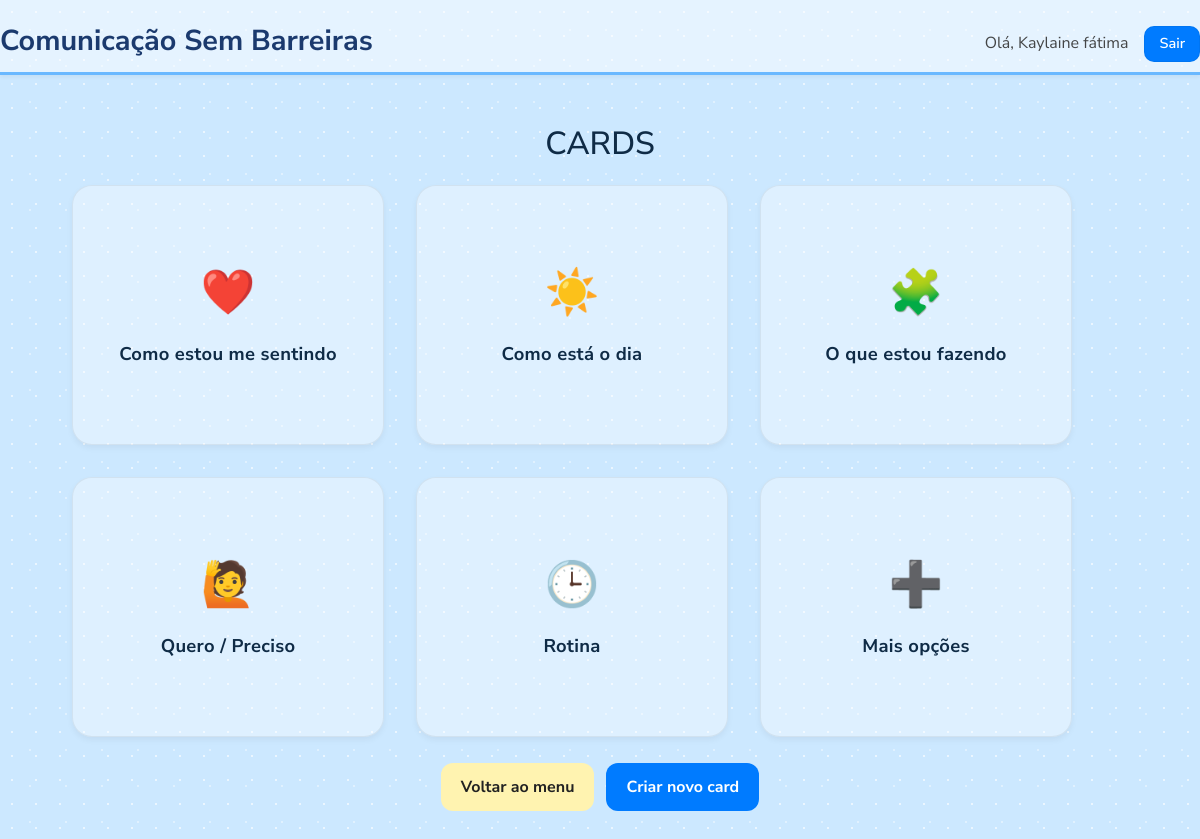
/cards (signed in), run on the app's committed database.
### comunicacao-sem-barreiras/models.py (models this page shows, shortened)
class Categoria(db.Model):
    __tablename__ = "categorias"
    id = db.Column(db.Integer, primary_key=True)
    usuario_id = db.Column(db.Integer, db.ForeignKey("usuarios.id"), nullable=False)
    nome = db.Column(db.String(120), nullable=False)
    cor = db.Column(db.String(16), default="#7c3aed")
    ordem = db.Column(db.Integer, default=0)
    cards = db.relationship("Card", backref="categoria", lazy=True, cascade="all, delete-orphan")

### comunicacao-sem-barreiras/app.py (the view)
@app.route("/cards")
@login_required
def cards_home():
    uid = session["usuario_id"]
    existentes = {c.nome for c in Categoria.query.filter_by(usuario_id=uid).all()}
    novos = [
        Categoria(usuario_id=uid, nome=item["nome"], cor=item["cor"])
        for item in DEFAULT_CATEGORIAS
        if item["nome"] not in existentes
    ]
    if novos:
        db.session.add_all(novos)
        db.session.commit()
    cats = (
        Categoria.query.filter_by(usuario_id=uid)
        .order_by(Categoria.ordem, Categoria.nome)
        .all()
    )
    return render_template("cards.html", categorias=cats, emoji_by_nome=EMOJI_BY_NOME)

### comunicacao-sem-barreiras/app.py (called while the page is built)
def login_required(view_func):
    @wraps(view_func)
    def wrapper(*args, **kwargs):
        if "usuario_id" not in session:
            return redirect(url_for("login"))
        return view_func(*args, **kwargs)
    return wrapper

### comunicacao-sem-barreiras/templates/cards.html
{% extends "base.html" %}
{% block content %}
<h2 style="text-align:center; margin: 10px 0 22px;">CARDS</h2>
<div class="grid">
  {% for cat in categorias %}
    <a href="{{ url_for('cards_categoria', cat_id=cat.id) }}" class="tile mint" style="text-decoration:none; color:inherit; background: rgba(255,255,255,.35); border: 1px solid rgba(0,0,0,.06);">
      <div class="emoji">{{ emoji_by_nome.get(cat.nome, "🧩") }}</div>
      <div class="title">{{ cat.nome }}</div>
    </a>
  {% endfor %}
  <a href="{{ url_for('categorias') }}" class="tile mint" style="text-decoration:none; color:inherit; background: rgba(255,255,255,.35); border: 1px solid rgba(0,0,0,.06);">
    <div class="emoji">➕</div>
    <div class="title">Mais opções</div>
  </a>
</div>
<div style="display:flex; gap:12px; justify-content:center; margin-top:26px;">
  <a class="btn btn-ghost" href="{{ url_for('dashboard') }}">Voltar ao menu</a>
  <a class="btn btn-primary" href="{{ url_for('categorias') }}">Criar novo card</a>
</div>
{% endblock %}

### comunicacao-sem-barreiras/templates/base.html (shortened to what this page needs)
<!doctype html>
<html lang="pt-br">
<head>
  <link href="https://cdn.jsdelivr.net/npm/bootstrap@5.3.0/dist/css/bootstrap.min.css" rel="stylesheet">
  <link rel="stylesheet" href="{{ url_for('static', filename='css/style.css') }}">
</head>
<body>
  <header>
    <h1>Comunicação Sem Barreiras</h1>
    {% if session.get('usuario_nome') %}
      <div class="usuario">Olá, {{ session['usuario_nome'] }}</div>
      <a class="logout" href="{{ url_for('logout') }}">Sair</a>
    {% endif %}
  </header>
  <main>
    <div class="container">
      {% block content %}{% endblock %}
    </div>
  </main>
</body>
</html>

### comunicacao-sem-barreiras/static/css/style.css (style rules this page uses)
:root { --bg:#cfeeff; --bg-header:#a6d8ff; --ink:#0f2b46; --muted:#547a9a; --card:#ffffff; --btn:#6ab8ff; --btn-hover:#4fa9ff; --btn-yellow:#ffe08a; --btn-pink:#ffb3c7; --radius:18px; --shadow:0 6px 20px rgba(15,43,70,.12); }
* { box-sizing:border-box }
html,body { height:100% }
body { margin:0; padding:0; font-family: "Poppins", system-ui, -apple-system, Segoe UI, Roboto, Arial, sans-serif; color:var(--ink); background: var(--bg); background-image: radial-gradient(rgba(255,255,255,.6) 1px, transparent 1px), radial-gradient(rgba(255,255,255,.4) 1px, transparent 1px); background-size: 24px 24px, 36px 36px; background-position: 0 0, 12px 12px; }
header { background:var(--bg-header); border-bottom:3px solid #6ab8ff; padding:14px 20px; display:flex; align-items:center; gap:16px; }
header h1 { font-size:1.1rem; margin:0; font-weight:600 }
header .usuario { margin-left:auto; color:var(--ink); opacity:.9 }
header .logout { text-decoration:none; color:var(--ink); background:#fff; padding:6px 10px; border-radius:10px; font-weight:500; border:1px solid rgba(0,0,0,.05); }
main { display:flex; justify-content:center; padding:28px }
.btn { border:0; border-radius:12px; padding:12px 14px; cursor:pointer; font-weight:600; }
.btn-primary { background:var(--btn); color:#fff }
.btn-ghost { background:#fff; color:var(--ink); border:1px solid #d7ebff }
.grid { width:min(1000px, 96vw); display:grid; grid-template-columns: repeat(auto-fit, minmax(210px, 1fr)); gap:16px; }
.tile { background:var(--card); border-radius:22px; box-shadow:var(--shadow); padding:18px; text-align:center; transition:transform .12s ease; }
.tile .emoji { font-size:40px; display:block; margin-bottom:8px }
.tile .title { font-weight:600; margin-bottom:3px }
.tile.mint { background:#e7fff1 }
.btn-ghost { background:#eef7ff; border:1px solid #d3eaff }

### comunicacao-sem-barreiras/templates/base.html (style rules this page uses)
body { background-color: #cce8ff; font-family: 'Nunito Sans', sans-serif; min-height: 100vh; margin: 0; padding: 0; display: flex; flex-direction: column; align-items: center; }
header { width: 100%; text-align: center; background: rgba(255, 255, 255, 0.5); padding: 20px 0 10px; box-shadow: 0 2px 4px rgba(0,0,0,0.05); position: sticky; top: 0; z-index: 10; }
header h1 { font-weight: 700; color: #1b3a6e; font-size: 1.8rem; margin: 0; }
header .usuario { margin-top: 5px; font-size: 1rem; color: #333; }
header .logout { display: inline-block; margin-top: 6px; color: #fff; background-color: #007bff; padding: 6px 14px; border-radius: 10px; text-decoration: none; font-size: 0.9rem; font-weight: 600; }
main { flex: 1; width: 100%; display: flex; justify-content: center; align-items: flex-start; padding: 40px 0; }
.container { width: 90%; max-width: 1200px; }
.grid { display: grid; grid-template-columns: repeat(auto-fit, minmax(280px, 1fr)); gap: 32px; justify-items: center; }
.tile { background: rgba(255, 255, 255, 0.5); border-radius: 20px; padding: 22px; width: 100%; height: 260px; display: flex; align-items: center; justify-content: center; flex-direction: column; text-align: center; color: #1b3a6e; text-decoration: none; box-shadow: 0 3px 6px rgba(0,0,0,0.05); transition: all 0.2s ease; }
.tile .emoji { font-size: 44px; margin-bottom: 14px; }
.tile .title { font-size: 1.15rem; font-weight: 700; letter-spacing: 0.3px; }
.btn { border-radius: 12px; font-weight: 700; padding: 12px 20px; font-size: 1rem; }
.btn-primary { background-color: #007bff; border: none; }
.btn-ghost { background-color: #fff3b0; color: #222; border: none; }

### data on the page
Categoria: get "❤️", nome "Como estou me sentindo"
Categoria: get "☀️", nome "Como está o dia"
Categoria: get "🧩", nome "O que estou fazendo"
Categoria: get "🙋", nome "Quero / Preciso"
Categoria: get "🕒", nome "Rotina"

### other printed values
{{ session['usuario_nome'] }} "Kaylaine fátima"
